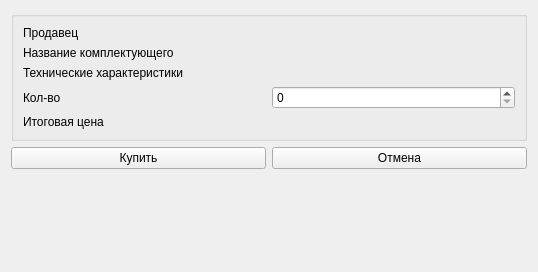
<?xml version="1.0" encoding="UTF-8"?>
<ui version="4.0">
 <class>Form</class>
 <widget class="QWidget" name="Form">
  <property name="geometry">
   <rect>
    <x>0</x>
    <y>0</y>
    <width>538</width>
    <height>272</height>
   </rect>
  </property>
  <property name="windowTitle">
   <string>Покупка</string>
  </property>
  <property name="windowIcon">
   <iconset>
    <normaloff>logo.png</normaloff>logo.png</iconset>
  </property>
  <layout class="QVBoxLayout" name="verticalLayout">
   <item>
    <widget class="QGroupBox" name="groupBox">
     <layout class="QGridLayout" name="gridLayout">
      <item row="0" column="0">
       <widget class="QLabel" name="label">
        <property name="text">
         <string>Продавец</string>
        </property>
       </widget>
      </item>
      <item row="0" column="1">
       <widget class="QLabel" name="label_seller">
        <property name="text">
         <string/>
        </property>
       </widget>
      </item>
      <item row="1" column="0">
       <widget class="QLabel" name="label_2">
        <property name="text">
         <string>Название комплектующего</string>
        </property>
       </widget>
      </item>
      <item row="1" column="1">
       <widget class="QLabel" name="label_component">
        <property name="text">
         <string/>
        </property>
       </widget>
      </item>
      <item row="2" column="0">
       <widget class="QLabel" name="label_3">
        <property name="text">
         <string>Технические характеристики</string>
        </property>
       </widget>
      </item>
      <item row="2" column="1">
       <widget class="QLabel" name="label_charac">
        <property name="text">
         <string/>
        </property>
       </widget>
      </item>
      <item row="3" column="0">
       <widget class="QLabel" name="label_4">
        <property name="text">
         <string>Кол-во</string>
        </property>
       </widget>
      </item>
      <item row="3" column="1">
       <widget class="QSpinBox" name="spinBox_count"/>
      </item>
      <item row="4" column="1">
       <widget class="QLabel" name="label_total_price">
        <property name="text">
         <string/>
        </property>
       </widget>
      </item>
      <item row="4" column="0">
       <widget class="QLabel" name="label_5">
        <property name="text">
         <string>Итоговая цена</string>
        </property>
       </widget>
      </item>
     </layout>
    </widget>
   </item>
   <item>
    <layout class="QHBoxLayout" name="horizontalLayout">
     <item>
      <widget class="QPushButton" name="push_button_buy">
       <property name="text">
        <string>Купить</string>
       </property>
      </widget>
     </item>
     <item>
      <widget class="QPushButton" name="push_button_close">
       <property name="text">
        <string>Отмена</string>
       </property>
      </widget>
     </item>
    </layout>
   </item>
   <item>
    <spacer name="verticalSpacer">
     <property name="orientation">
      <enum>Qt::Vertical</enum>
     </property>
     <property name="sizeHint" stdset="0">
      <size>
       <width>20</width>
       <height>40</height>
      </size>
     </property>
    </spacer>
   </item>
  </layout>
 </widget>
 <resources/>
 <connections/>
</ui>
